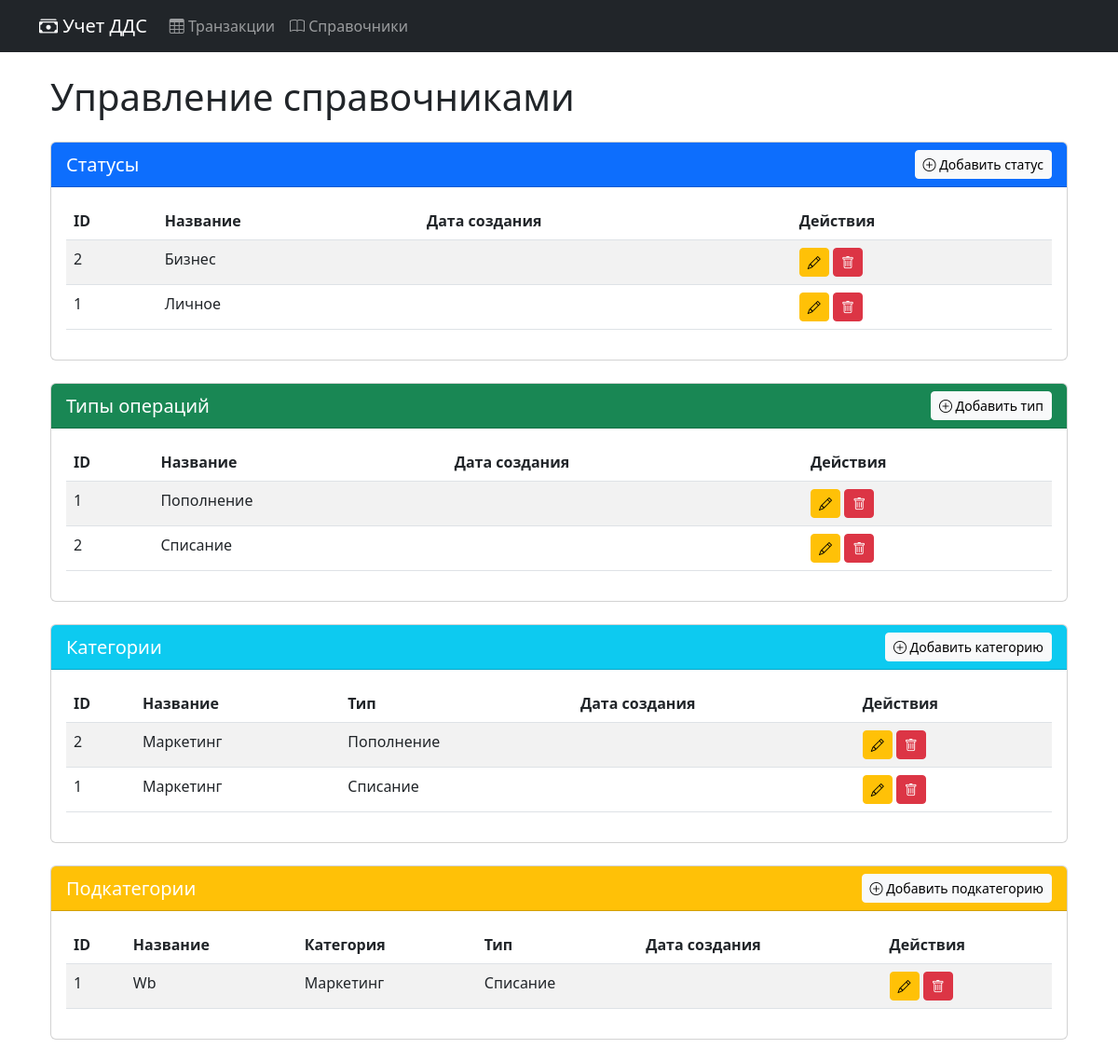
Before: /directories/ with the older database file.
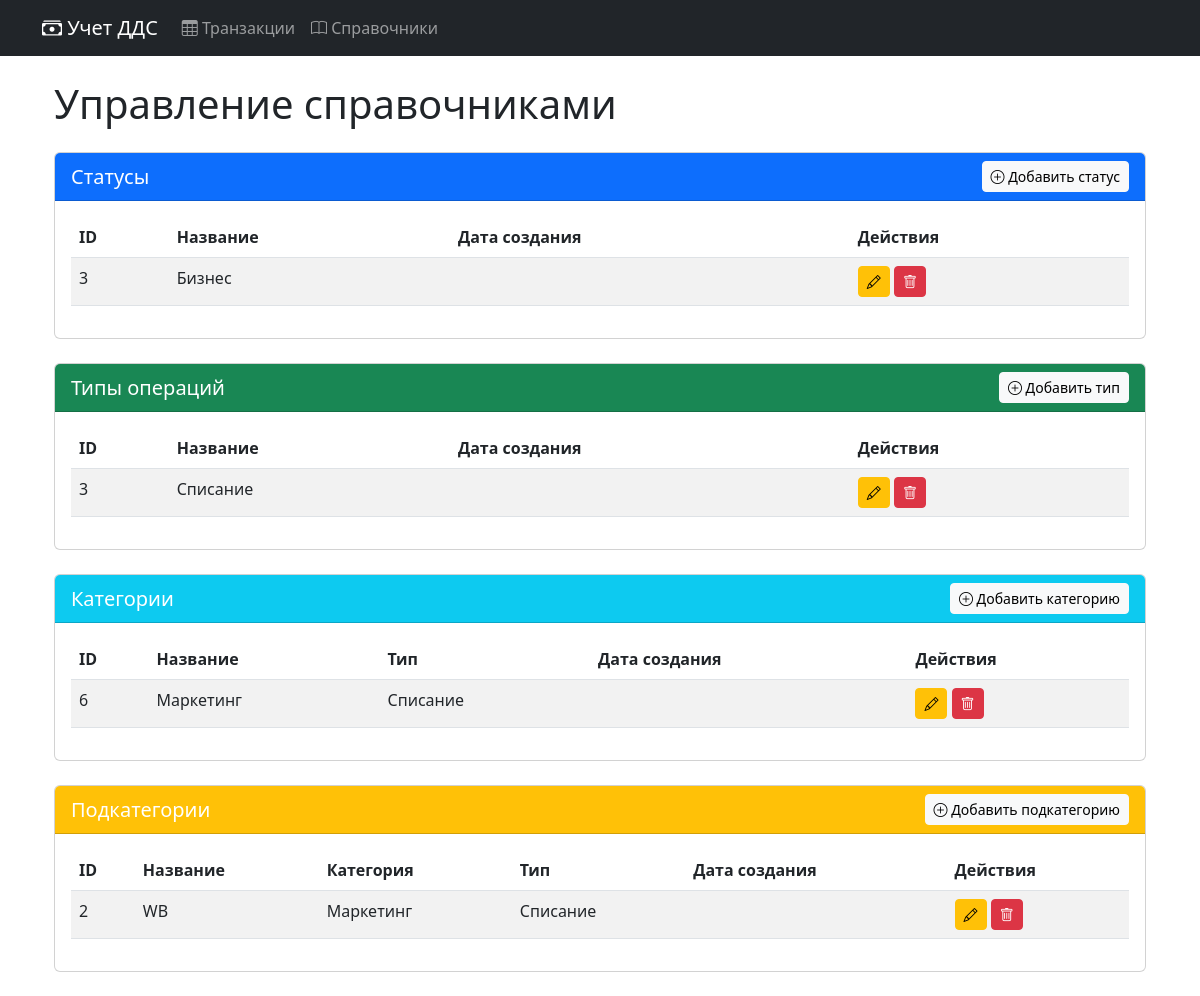
After: the same page with the newer database file.
### transaction/models.py (models this page shows, shortened)
class Status(models.Model):
    name = models.CharField('Название', max_length=100, unique=True)
    class Meta:
        verbose_name = 'Статус'
        verbose_name_plural = 'Статусы операций'
        ordering = ['name']

class Type(models.Model):
    name = models.CharField('Название', max_length=100, unique=True)
    class Meta:
        verbose_name = 'Тип'
        verbose_name_plural = 'Типы операций'
        ordering = ['name']

class Category(models.Model):
    name = models.CharField('Название', max_length=100)
    type = models.ForeignKey(
        Type,
        on_delete=models.CASCADE,
        related_name='categories',
        verbose_name='Тип операции'
    )
    class Meta:
        verbose_name = 'Категория'
        verbose_name_plural = 'Категории'
        ordering = ['type__name', 'name']
        unique_together = ['name', 'type']

class Subcategory(models.Model):
    name = models.CharField('Название', max_length=100)
    category = models.ForeignKey(
        Category,
        on_delete=models.CASCADE,
        related_name='subcategories',
        verbose_name='Категория'
    )
    class Meta:
        verbose_name = 'Подкатегория'
        verbose_name_plural = 'Подкатегории'
        ordering = ['category__name', 'name']
        unique_together = ['name', 'category']

### transaction/views.py (the view)
# urls.py: path('directories/', views.directory_list, name='directory_list'),
def directory_list(request):
    context = {
        'statuses': Status.objects.all(),
        'types': Type.objects.all(),
        'categories': Category.objects.select_related('type').all(),
        'subcategories': Subcategory.objects.select_related('category__type').all(),
    }
    return render(request, 'transaction/directory_list.html', context)

### transaction/templates/transaction/directory_list.html (shortened to what this page needs)
{% extends 'transaction/base.html' %}
{% block content %}
<div class="container">
    <h1 class="mb-4">Управление справочниками</h1>
    <div class="card mb-4">
        <div class="card-header bg-primary text-white d-flex justify-content-between align-items-center">
            <h5 class="mb-0">Статусы</h5>
            <a href="{% url 'transaction:directory_create' 'status' %}" class="btn btn-sm btn-light">
                <i class="bi bi-plus-circle"></i> Добавить статус
            </a>
        </div>
        <div class="card-body">
            <table class="table table-striped">
                <thead>
                    <tr>
                        <th>ID</th>
                        <th>Название</th>
                        <th>Дата создания</th>
                        <th>Действия</th>
                    </tr>
                </thead>
                <tbody>
                    {% for status in statuses %}
                    <tr>
                        <td>{{ status.id }}</td>
                        <td>{{ status.name }}</td>
                        <td>{{ status.created_at|date:"d.m.Y H:i" }}</td>
                        <td>
                            <a href="{% url 'transaction:directory_edit' 'status' status.id %}" class="btn btn-sm btn-warning">
                                <i class="bi bi-pencil"></i>
                            </a>
                            <a href="{% url 'transaction:directory_delete' 'status' status.id %}" class="btn btn-sm btn-danger">
                                <i class="bi bi-trash"></i>
                            </a>
                        </td>
                    </tr>
                    {% empty %}
                    <tr>
                        <td colspan="4" class="text-center">Нет статусов</td>
                    </tr>
                    {% endfor %}
                </tbody>
            </table>
        </div>
    </div>
    <div class="card mb-4">
        <div class="card-header bg-success text-white d-flex justify-content-between align-items-center">
            <h5 class="mb-0">Типы операций</h5>
            <a href="{% url 'transaction:directory_create' 'type' %}" class="btn btn-sm btn-light">
                <i class="bi bi-plus-circle"></i> Добавить тип
            </a>
        </div>
        <div class="card-body">
            <table class="table table-striped">
                <thead>
                    <tr>
                        <th>ID</th>
                        <th>Название</th>
                        <th>Дата создания</th>
                        <th>Действия</th>
                    </tr>
                </thead>
                <tbody>
                    {% for type in types %}
                    <tr>
                        <td>{{ type.id }}</td>
                        <td>{{ type.name }}</td>
                        <td>{{ type.created_at|date:"d.m.Y H:i" }}</td>
                        <td>
                            <a href="{% url 'transaction:directory_edit' 'type' type.id %}" class="btn btn-sm btn-warning">
                                <i class="bi bi-pencil"></i>
                            </a>
                            <a href="{% url 'transaction:directory_delete' 'type' type.id %}" class="btn btn-sm btn-danger">
                                <i class="bi bi-trash"></i>
                            </a>
                        </td>
                    </tr>
                    {% empty %}
                    <tr>
                        <td colspan="4" class="text-center">Нет типов</td>
                    </tr>
                    {% endfor %}
                </tbody>
            </table>
        </div>
    </div>
    <div class="card mb-4">
        <div class="card-header bg-info text-white d-flex justify-content-between align-items-center">
            <h5 class="mb-0">Категории</h5>
            <a href="{% url 'transaction:directory_create' 'category' %}" class="btn btn-sm btn-light">
                <i class="bi bi-plus-circle"></i> Добавить категорию
            </a>
        </div>
        <div class="card-body">
            <table class="table table-striped">
                <thead>
                    <tr>
                        <th>ID</th>
                        <th>Название</th>
                        <th>Тип</th>
                        <th>Дата создания</th>
                        <th>Действия</th>
                    </tr>
                </thead>
                <tbody>
                    {% for category in categories %}
                    <tr>
                        <td>{{ category.id }}</td>
                        <td>{{ category.name }}</td>
                        <td>{{ category.type.name }}</td>
                        <td>{{ category.created_at|date:"d.m.Y H:i" }}</td>
                        <td>
                            <a href="{% url 'transaction:directory_edit' 'category' category.id %}" class="btn btn-sm btn-warning">
                                <i class="bi bi-pencil"></i>
                            </a>
                            <a href="{% url 'transaction:directory_delete' 'category' category.id %}" class="btn btn-sm btn-danger">
                                <i class="bi bi-trash"></i>
                            </a>
                        </td>
                    </tr>
                    {% empty %}
                    <tr>
                        <td colspan="5" class="text-center">Нет категорий</td>
                    </tr>
                    {% endfor %}
                </tbody>
            </table>
        </div>
    </div>
    <div class="card mb-4">
        <div class="card-header bg-warning text-white d-flex justify-content-between align-items-center">
            <h5 class="mb-0">Подкатегории</h5>
            <a href="{% url 'transaction:directory_create' 'subcategory' %}" class="btn btn-sm btn-light">
                <i class="bi bi-plus-circle"></i> Добавить подкатегорию
            </a>
        </div>
        <div class="card-body">
            <table class="table table-striped">
                <thead>
                    <tr>
                        <th>ID</th>
                        <th>Название</th>
                        <th>Категория</th>
                        <th>Тип</th>
                        <th>Дата создания</th>
                        <th>Действия</th>
                    </tr>
                </thead>
                <tbody>
                    {% for subcategory in subcategories %}
                    <tr>
                        <td>{{ subcategory.id }}</td>
                        <td>{{ subcategory.name }}</td>
                        <td>{{ subcategory.category.name }}</td>
                        <td>{{ subcategory.category.type.name }}</td>
                        <td>{{ subcategory.created_at|date:"d.m.Y H:i" }}</td>
                        <td>
                            <a href="{% url 'transaction:directory_edit' 'subcategory' subcategory.id %}" class="btn btn-sm btn-warning">
                                <i class="bi bi-pencil"></i>
                            </a>
                            <a href="{% url 'transaction:directory_delete' 'subcategory' subcategory.id %}" class="btn btn-sm btn-danger">
                                <i class="bi bi-trash"></i>
                            </a>
                        </td>
                    </tr>
                    {% empty %}
                    <tr>
                        <td colspan="6" class="text-center">Нет подкатегорий</td>
                    </tr>
                    {% endfor %}
                </tbody>
            </table>
        </div>
    </div>
</div>
{% endblock %}

### transaction/templates/transaction/base.html (shortened to what this page needs)
<!DOCTYPE html>
<html lang="ru">
<head>
    <link href="https://cdn.jsdelivr.net/npm/bootstrap@5.3.0/dist/css/bootstrap.min.css" rel="stylesheet">
    <link rel="stylesheet" href="https://cdn.jsdelivr.net/npm/bootstrap-icons@1.11.0/font/bootstrap-icons.css">
</head>
<body>
    <nav class="navbar navbar-expand-lg navbar-dark bg-dark mb-4">
        <div class="container">
            <a class="navbar-brand" href="{% url 'transaction:transaction_list' %}">
                <i class="bi bi-cash-stack"></i> Учет ДДС
            </a>
            <div class="collapse navbar-collapse" id="navbarNav">
                <ul class="navbar-nav">
                    <li class="nav-item">
                        <a class="nav-link" href="{% url 'transaction:transaction_list' %}">
                            <i class="bi bi-table"></i> Транзакции
                        </a>
                    </li>
                    <li class="nav-item">
                        <a class="nav-link" href="{% url 'transaction:directory_list' %}">
                            <i class="bi bi-book"></i> Справочники
                        </a>
                    </li>
                </ul>
            </div>
        </div>
    </nav>
    <div class="container">
        {% block content %}{% endblock %}
    </div>
</body>
</html>

Changed rows visible on the page:
removed Status: id "2", name "Бизнес"
removed Status: id "1", name "Личное"
removed Type: id "1", name "Пополнение"
removed Type: id "2", name "Списание"
removed Category: id "2", name "Маркетинг", type.name "Пополнение"
removed Category: id "1", name "Маркетинг", type.name "Списание"
removed Subcategory: id "1", name "Wb", category.name "Маркетинг", category.type.name "Списание"
added Status: id "3", name "Бизнес"
added Type: id "3", name "Списание"
added Category: id "6", name "Маркетинг", type.name "Списание"
added Subcategory: id "2", name "WB", category.name "Маркетинг", category.type.name "Списание"
